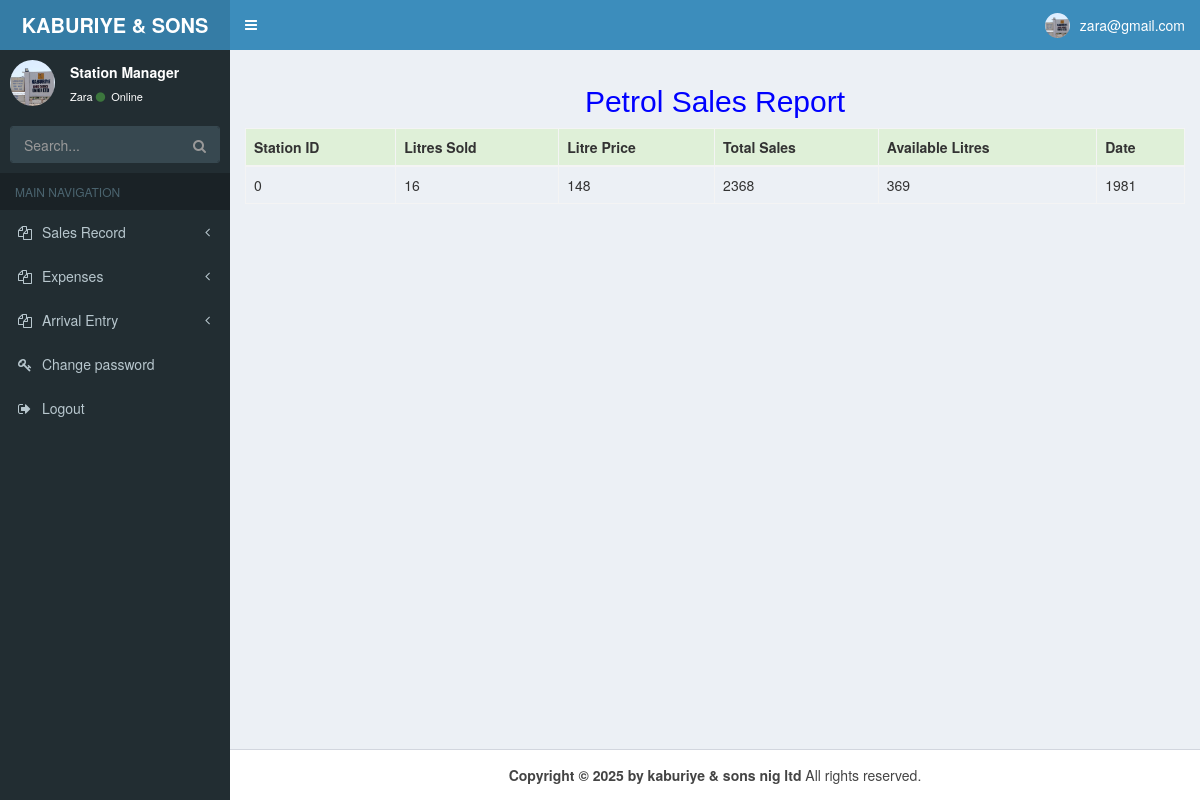
Page /sales_r.php (signed in) on the earlier database version.
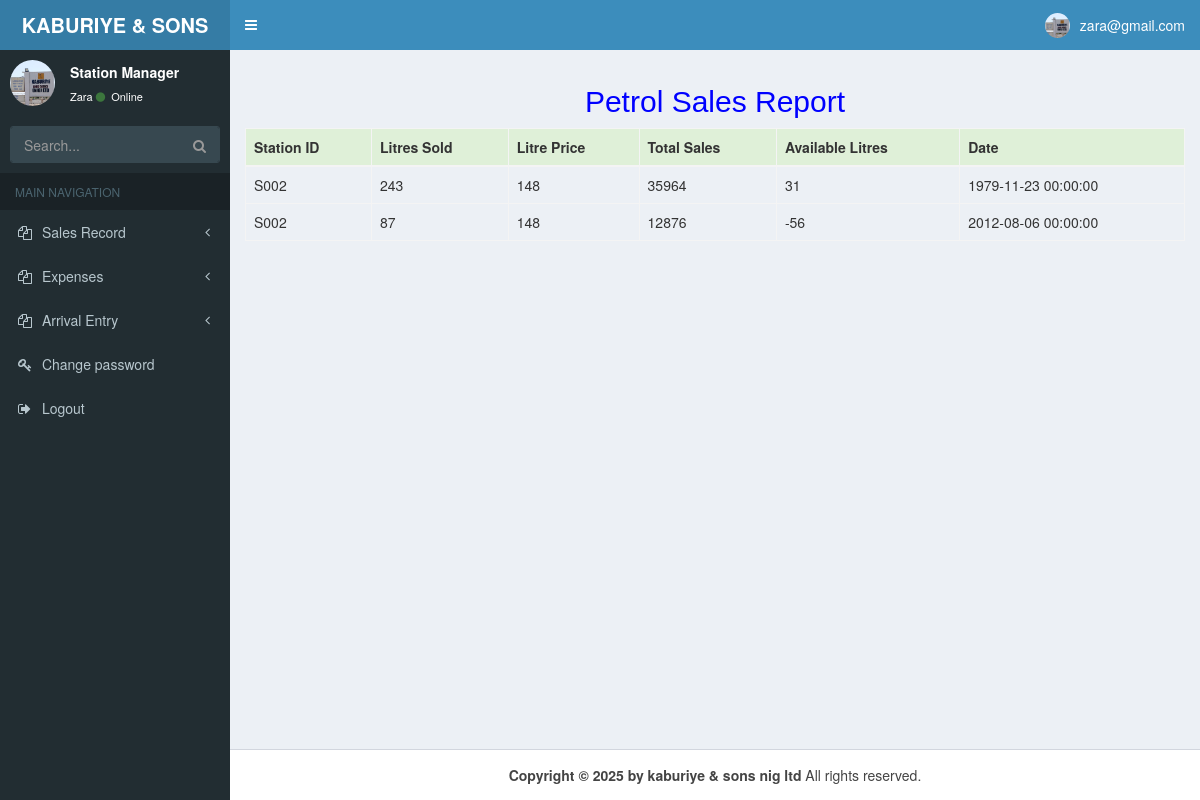
Same page on the later database version.
### tables this page shows
CREATE TABLE `petrol_sales` (
  `SN` int(11) NOT NULL,
  `station_id` varchar(100) NOT NULL,
  `litre_sold` int(100) NOT NULL,
  `litre_price` int(100) NOT NULL,
  `total_sales` int(100) NOT NULL,
  `available_litre` int(100) NOT NULL,
  `date` datetime DEFAULT NULL
);

### sales_r.php (the view, shortened to what the changed rows need)
<?php
require __DIR__ . "/config/database.php";
$user = $_SESSION['station']['station_id'];
?>
<!DOCTYPE html>
<html>
<head>
  <link rel="stylesheet" href="css/bootstrap.min.css">
  <link rel="stylesheet" href="css/font-awesome.min.css">
  <link rel="stylesheet" href="css/ionicons.min.css">
  <link rel="stylesheet" href="css/AdminLTE.min.css">
  <link rel="stylesheet" href="css/_all-skins.min.css">
</head>
<body class="hold-transition skin-blue sidebar-mini">
  <div class="wrapper">
    <div class="content-wrapper">
      <section class="content">
        <h2 align="center" style="color:blue;"> Petrol Sales Report</h2>
        <div class="table-responsive">
          <table class="table table-bordered table-hover">
            <thead>
              <tr class="success">
                <th> Station ID </th>
                <th> Litres Sold </th>
                <th>Litre Price</th>
                <th>Total Sales</th>
                <th>Available Litres </th>
                <th>Date</th>
              </tr>
            </thead>
            <?php
            $getRecords_string = "SELECT * from petrol_sales where station_id='$user'";
            $getRecord = mysqli_query($conn, $getRecords_string);
            $num_of_record = mysqli_num_rows($getRecord);
            if ($num_of_record > 0) {
              while ($record = mysqli_fetch_array($getRecord)) {
                echo '<tr>';
                echo "<td class=''>$record[station_id]</td>";
                echo "<td class=''>$record[litre_sold]</td>";
                echo "<td class=''>$record[litre_price]</td>";
                echo "<td class=''>$record[total_sales]</td>";
                echo "<td class=''>$record[available_litre]</td>";
                echo "<td class=''>$record[date]</td>";
                echo '</tr>';
              }
            } else {
              echo "<h5>Loading..........</h5>";
            }
            ?>
          </table>
        </div>
      </section>
    </div>
  </div>
</body>
</html>

Differences in the rows shown:
changed petrol_sales (number 1 of 2 on the later page): station "0" → "S002"; litre_sold "16" → "243"; total_sales "2368" → "35964"; available_litre "369" → "31"; date "1981" → "1979-11-23 00:00:00"
added petrol_sales: station "S002", litre_sold "87", litre_price "148", total_sales "12876", available_litre "-56", date "2012-08-06 00:00:00"
